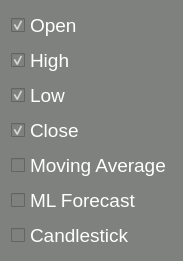
                   <widget class="QWidget" name="scrollAreaWidgetContentsCrypto">
                    <property name="geometry">
                     <rect>
                      <x>0</x>
                      <y>0</y>
                      <width>175</width>
                      <height>243</height>
                     </rect>
                    </property>
                    <property name="styleSheet">
                     <string notr="true">QWidget {
	color: white;
	background-color: rgb(126, 129, 125);
}</string>
                    </property>
                    <layout class="QVBoxLayout" name="verticalLayout_19">
                     <item>
                      <widget class="QCheckBox" name="checkBoxOpenCrypto">
                       <property name="font">
                        <font>
                         <pointsize>14</pointsize>
                        </font>
                       </property>
                       <property name="text">
                        <string>Open</string>
                       </property>
                       <property name="checked">
                        <bool>true</bool>
                       </property>
                      </widget>
                     </item>
                     <item>
                      <widget class="QCheckBox" name="checkBoxHighCrypto">
                       <property name="font">
                        <font>
                         <pointsize>14</pointsize>
                        </font>
                       </property>
                       <property name="text">
                        <string>High</string>
                       </property>
                       <property name="checked">
                        <bool>true</bool>
                       </property>
                      </widget>
                     </item>
                     <item>
                      <widget class="QCheckBox" name="checkBoxLowCrypto">
                       <property name="font">
                        <font>
                         <pointsize>14</pointsize>
                        </font>
                       </property>
                       <property name="text">
                        <string>Low</string>
                       </property>
                       <property name="checked">
                        <bool>true</bool>
                       </property>
                      </widget>
                     </item>
                     <item>
                      <widget class="QCheckBox" name="checkBoxCloseCrypto">
                       <property name="font">
                        <font>
                         <pointsize>14</pointsize>
                        </font>
                       </property>
                       <property name="text">
                        <string>Close</string>
                       </property>
                       <property name="checked">
                        <bool>true</bool>
                       </property>
                      </widget>
                     </item>
                     <item>
                      <widget class="QCheckBox" name="checkBoxMovingAverageCrypto">
                       <property name="font">
                        <font>
                         <pointsize>14</pointsize>
                        </font>
                       </property>
                       <property name="styleSheet">
                        <string notr="true">color: white;</string>
                       </property>
                       <property name="text">
                        <string>Moving Average</string>
                       </property>
                       <property name="checked">
                        <bool>false</bool>
                       </property>
                      </widget>
                     </item>
                     <item>
                      <widget class="QCheckBox" name="checkBoxForecastCrypto">
                       <property name="font">
                        <font>
                         <pointsize>14</pointsize>
                        </font>
                       </property>
                       <property name="text">
                        <string>ML Forecast</string>
                       </property>
                      </widget>
                     </item>
                     <item>
                      <widget class="QCheckBox" name="checkBoxCandlestickCrypto">
                       <property name="enabled">
                        <bool>true</bool>
                       </property>
                       <property name="font">
                        <font>
                         <pointsize>14</pointsize>
                        </font>
                       </property>
                       <property name="text">
                        <string>Candlestick</string>
                       </property>
                       <property name="checked">
                        <bool>false</bool>
                       </property>
                      </widget>
                     </item>
                    </layout>
                   </widget>
